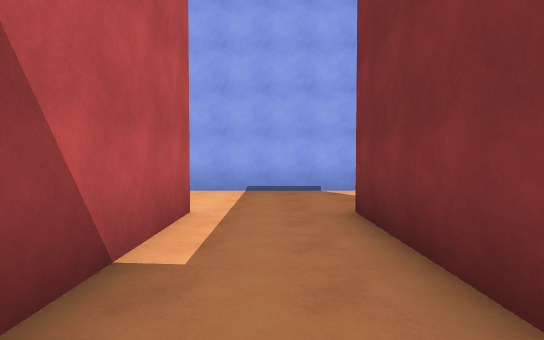
View 1 (above)

17 first-person views from a walk through a scene from a Unity 3-D project. The camera is 1.5 m above the floor, tilts 2° down and sees 80° across. The floor is counted in squares, 2 m on a side. Each view is taken from the middle of a square. On the plan, view 1 faces up. The plan holds only what a view shows up to about 11 squares ahead; the rest is blank. The place goes on beyond the plan. The player character is not drawn. Door leaves are left out, so doorways stand open. Some surface patterns are stand-ins.

View 2
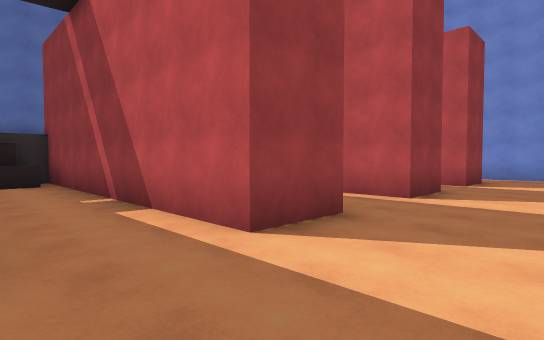

View 3
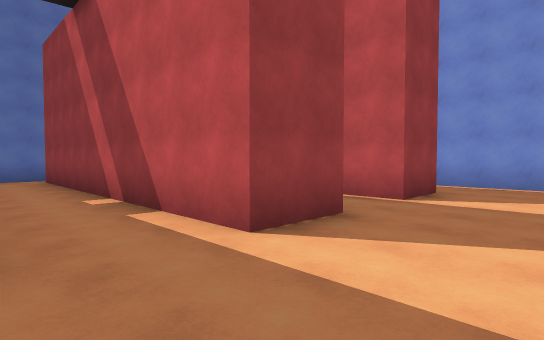

View 4
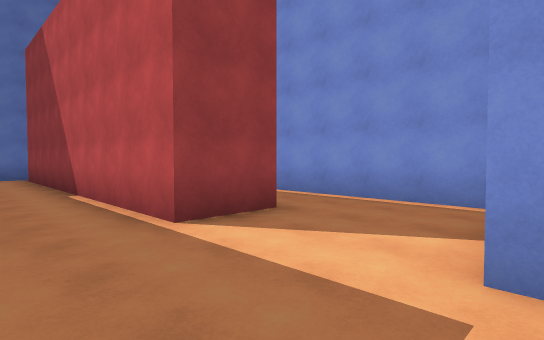

View 5
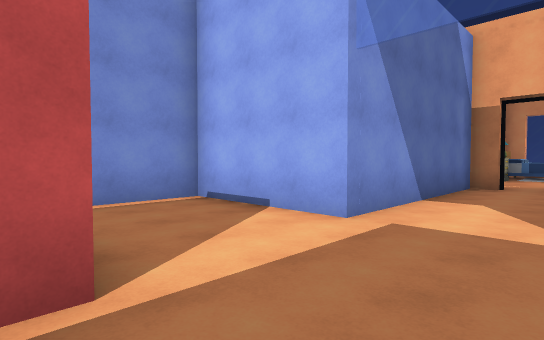

View 6
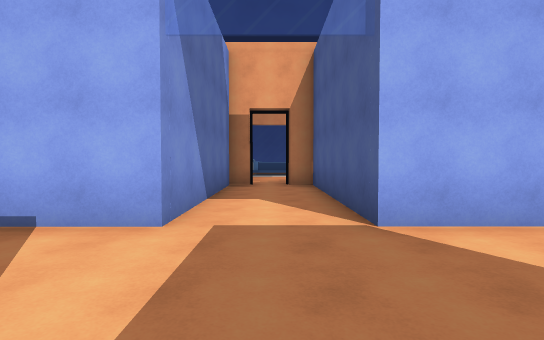

View 7
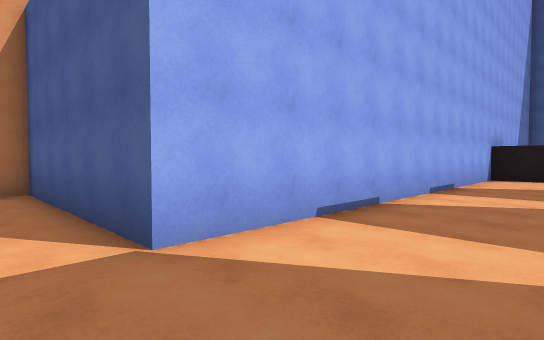

View 8
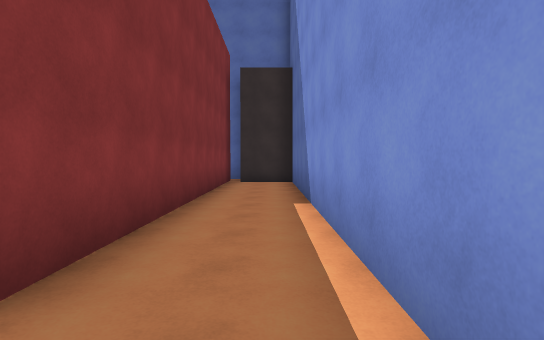

View 9
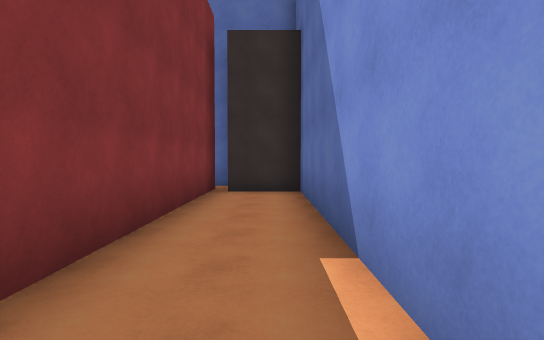

View 10
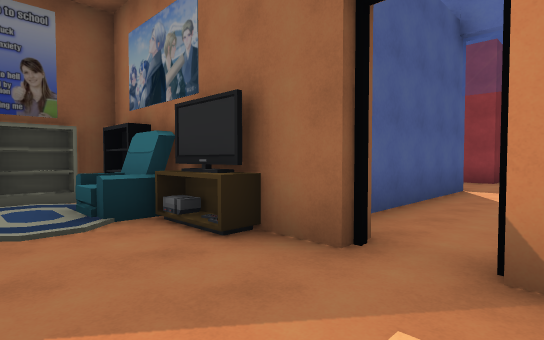

View 11
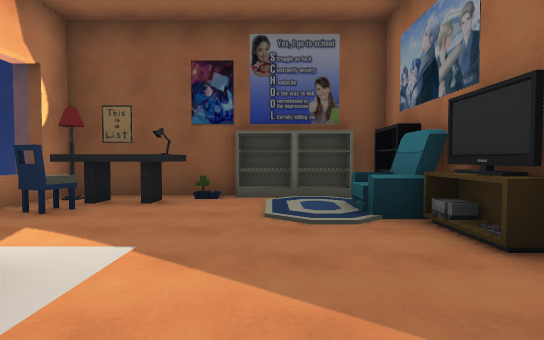

View 12
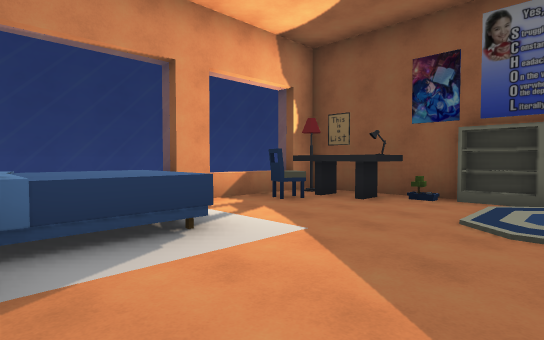

View 13
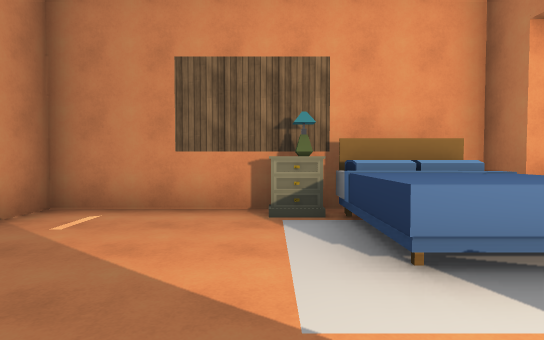

View 14
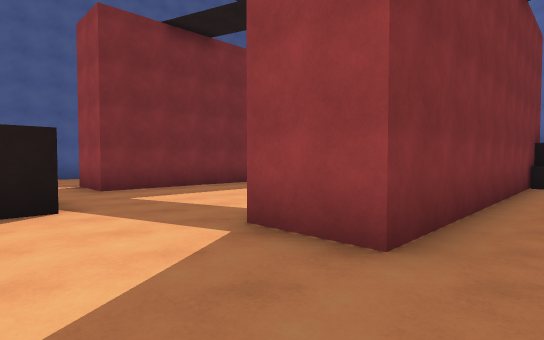

View 15
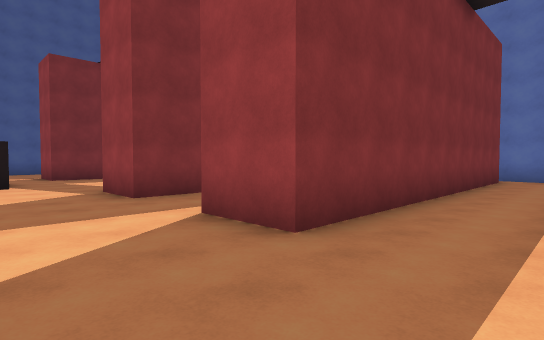

View 16
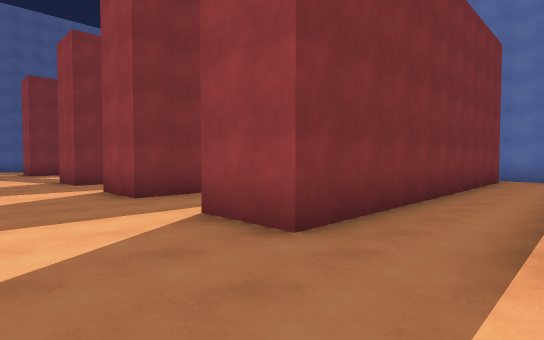

View 17
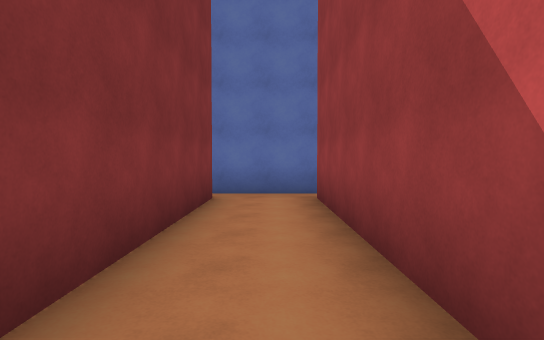

### Floor plan
Points are (right, up) in squares from view 1. A wall is a line through its corners. A room is listed if a view was taken in it or the views show most of it. See-through windows are left out.
Room 1 (views 1, 2, 3, 4, 5, 6, 7, 8, 9, 14, 15, 16, 17)
walls: (-0.8, -3.2) (0.1, -3.2); (-0.4, -4.1) (1.2, -4.1) (1.2, 4.5) (3, 4.5); (-2.9, -5.2) (-2.9, 4.5) (-1.2, 4.5) (-1.2, -4.7) (-0.4, -4.7); (-6.9, -5.3) (-6.9, 4.5) (-5.2, 4.5) (-5.2, -5.1); (-10.6, -5.1) (-10.6, 4.5) (-8.9, 4.5) (-8.9, -5.2); (-9, -6) (-2.6, -6); (5.2, 5.9) (5.2, 7.5) (-6.9, 7.6) (-6.9, 13.2) (-7.5, 13.2) (-7.5, 13.7); (-8.6, 13.7) (-8.6, 13.2) (-9.2, 13.2) (-9.2, 7.6) (-12.7, 7.6) (-12.7, -4.4) (-11, -4.4)
ways out: open door at (-8, 13.5) to room 2; opening at (4.3, 5)
Room 2 (views 10, 11, 12, 13)
walls: (-2.4, 16.6) (-2.4, 20.2); (-7.5, 13.7) (-6.5, 13.7); (-9.8, 18.1) (-9.8, 13.7) (-8.6, 13.7); (-3.5, 20.1) (-6.2, 20.1) (-6.2, 20.8); (-9, 20.1) (-9.8, 20.1) (-9.8, 19.8); (-2.4, 13.9) (-2.4, 14.4)
ways out: open door at (-8, 13.5) to room 1
objects: lamp (-9, 17); bed (-9, 18) to (-7, 19); table (-6, 14); chair (-5, 14) to (-4, 14); rug (-5, 16); chair (-4, 19); shelf (-3, 14); shelf (-3, 15); shelf (-3, 16); other object (-3, 17); other object (-3, 18); table (-3, 19); lamp (-3, 20)

Where each view was taken, in squares from view 1:
view 1: 0 up, 0 right, facing up
view 2: 7 up, 1 right, facing down-left
view 3: 7 up, 3 left, facing down-left
view 4: 8 up, 7 left, facing down-left
view 5: 4 up, 7 left, facing up-left
view 6: 4 up, 8 left, facing up
view 7: 5 up, 8 left, facing up-right
view 8: 6 up, 12 left, facing down
view 9: 3 up, 12 left, facing down
view 10: 16 up, 9 left, facing down-right
view 11: 16 up, 9 left, facing right
view 12: 15 up, 9 left, facing up-right
view 13: 17 up, 5 left, facing left
view 14: 7 up, 0 right, facing down-right
view 15: 7 up, 5 left, facing down-right
view 16: 7 up, 9 left, facing down-right
view 17: 1 up, 8 left, facing down
